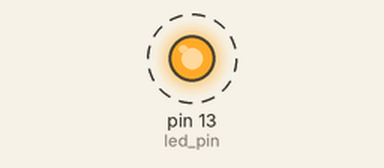
Simulated run of this program. Board: Arduino Uno, built with avr-gcc and run on an emulated ATmega328P. On the bench: output pins drawn as LEDs (lit = HIGH). Dashed ring = blinking.

Above: at 0.5 s.
Timing chart, 0 to 4.6 s (numbered marks = the images above):
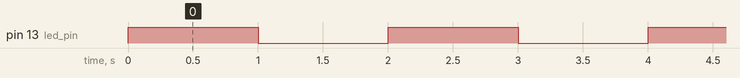

The program:

main.cpp
```cpp
// (licence header left out)
#include <Arduino.h>

int led_pin = 13;

void setup() {
    /* set pin 13 to be an output pin */
    pinMode(led_pin, OUTPUT);
}

void loop() {
    /* blink light once per second */
    digitalWrite(led_pin, HIGH);
    delay(1000);
    digitalWrite(led_pin, LOW);
    delay(1000);
}
```

Measured:
- by itself, pin 13 (led_pin): alternates HIGH for 1.0 s and LOW for 1.0 s
